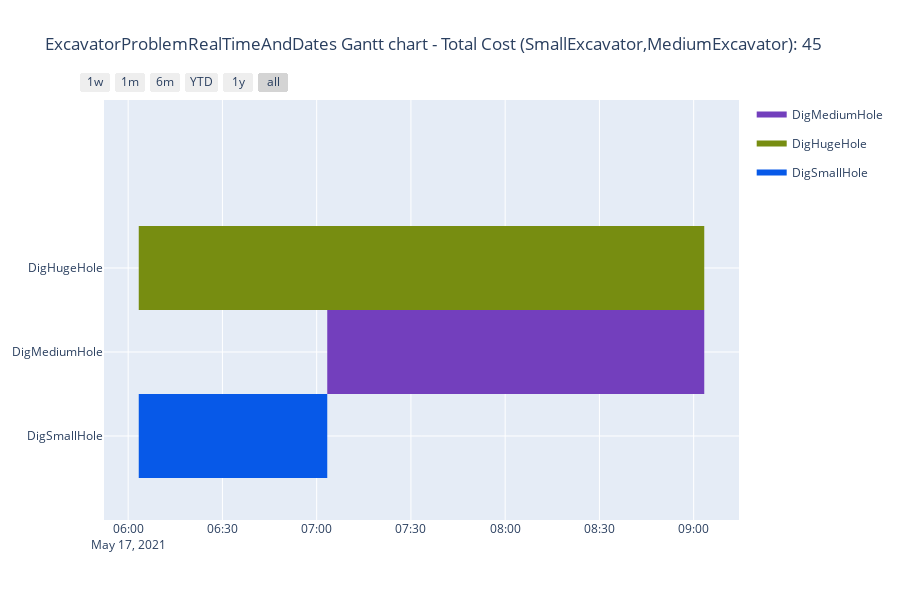

The cell this chart's notebook holds for it:
### Markdown cell above
# Excavator use-case 9: Times and dates

### Code cell
%matplotlib widget
import processscheduler as ps
import processscheduler as ps
from datetime import datetime, timedelta

problem = ps.SchedulingProblem('ExcavatorProblemRealTimeAndDates',
                               start_time=datetime.now(),
                               delta_time= timedelta(hours=1))

# three tasks
dig_small_hole = ps.VariableDurationTask('DigSmallHole', work_amount=3)
dig_medium_hole = ps.VariableDurationTask('DigMediumHole', work_amount=7)
dig_huge_hole = ps.VariableDurationTask('DigHugeHole', work_amount=15)

# two workers
small_exc = ps.Worker('SmallExcavator', productivity=4, cost=ps.ConstantCostPerPeriod(5))
medium_ex = ps.Worker('MediumExcavator', productivity=6, cost=ps.ConstantCostPerPeriod(10))

dig_small_hole.add_required_resource(ps.SelectWorkers([small_exc, medium_ex], 1, kind='min'))
dig_medium_hole.add_required_resource(ps.SelectWorkers([small_exc, medium_ex], 1, kind='min'))
dig_huge_hole.add_required_resource(ps.SelectWorkers([small_exc, medium_ex], 1, kind='min'))

problem.add_objective_makespan()
problem.add_objective_resource_cost([small_exc, medium_ex])

solver = ps.SchedulingSolver(problem, optimize_priority='pareto')
solution = solver.solve()
solution.render_gantt_plotly(render_mode='Task')

### Figure 1 — Plotly figure (JSON) as saved in the notebook; plotly's stock layout.template omitted (floating-point values rounded to 4 significant figures)
{"data": [{"fill": "toself", "fillcolor": "rgb(115, 63, 189)", "hoverinfo": "name", "legendgroup": "rgb(115, 63, 189)", "mode": "none", "name": "DigMediumHole", "showlegend": true, "type": "scatter", "x": ["2021-05-17T07:03:22.146222", "2021-05-17T09:03:22.146222", "2021-05-17T09:03:22.146222", "2021-05-17T07:03:22.146222"], "y": [0.5, 0.5, 1.5, 1.5]}, {"fill": "toself", "fillcolor": "rgb(119, 141, 17)", "hoverinfo": "name", "legendgroup": "rgb(119, 141, 17)", "mode": "none", "name": "DigHugeHole", "showlegend": true, "type": "scatter", "x": ["2021-05-17T06:03:22.146222", "2021-05-17T09:03:22.146222", "2021-05-17T09:03:22.146222", "2021-05-17T06:03:22.146222"], "y": [1.5, 1.5, 2.5, 2.5]}, {"fill": "toself", "fillcolor": "rgb(7, 89, 232)", "hoverinfo": "name", "legendgroup": "rgb(7, 89, 232)", "mode": "none", "name": "DigSmallHole", "showlegend": true, "type": "scatter", "x": ["2021-05-17T06:03:22.146222", "2021-05-17T07:03:22.146222", "2021-05-17T07:03:22.146222", "2021-05-17T06:03:22.146222"], "y": [-0.5, -0.5, 0.5, 0.5]}, {"legendgroup": "rgb(115, 63, 189)", "marker": {"color": "rgb(115, 63, 189)", "opacity": 0, "size": 1}, "mode": "markers", "name": "", "showlegend": false, "text": [null, null], "type": "scatter", "x": ["2021-05-17T07:03:22.146222", "2021-05-17T09:03:22.146222"], "y": [1, 1]}, {"legendgroup": "rgb(119, 141, 17)", "marker": {"color": "rgb(119, 141, 17)", "opacity": 0, "size": 1}, "mode": "markers", "name": "", "showlegend": false, "text": [null, null], "type": "scatter", "x": ["2021-05-17T06:03:22.146222", "2021-05-17T09:03:22.146222"], "y": [2, 2]}, {"legendgroup": "rgb(7, 89, 232)", "marker": {"color": "rgb(7, 89, 232)", "opacity": 0, "size": 1}, "mode": "markers", "name": "", "showlegend": false, "text": [null, null], "type": "scatter", "x": ["2021-05-17T06:03:22.146222", "2021-05-17T07:03:22.146222"], "y": [0, 0]}], "layout": {"height": 600, "hovermode": "closest", "showlegend": true, "title": {"text": "ExcavatorProblemRealTimeAndDates Gantt chart - Total Cost (SmallExcavator,MediumExcavator): 45"}, "xaxis": {"rangeselector": {"buttons": [{"count": 7, "label": "1w", "step": "day", "stepmode": "backward"}, {"count": 1, "label": "1m", "step": "month", "stepmode": "backward"}, {"count": 6, "label": "6m", "step": "month", "stepmode": "backward"}, {"count": 1, "label": "YTD", "step": "year", "stepmode": "todate"}, {"count": 1, "label": "1y", "step": "year", "stepmode": "backward"}, {"step": "all"}]}, "showgrid": true, "type": "date", "zeroline": false}, "yaxis": {"autorange": false, "range": [-1, 4], "showgrid": true, "ticktext": ["DigSmallHole", "DigMediumHole", "DigHugeHole"], "tickvals": [0, 1, 2], "zeroline": false}}}
